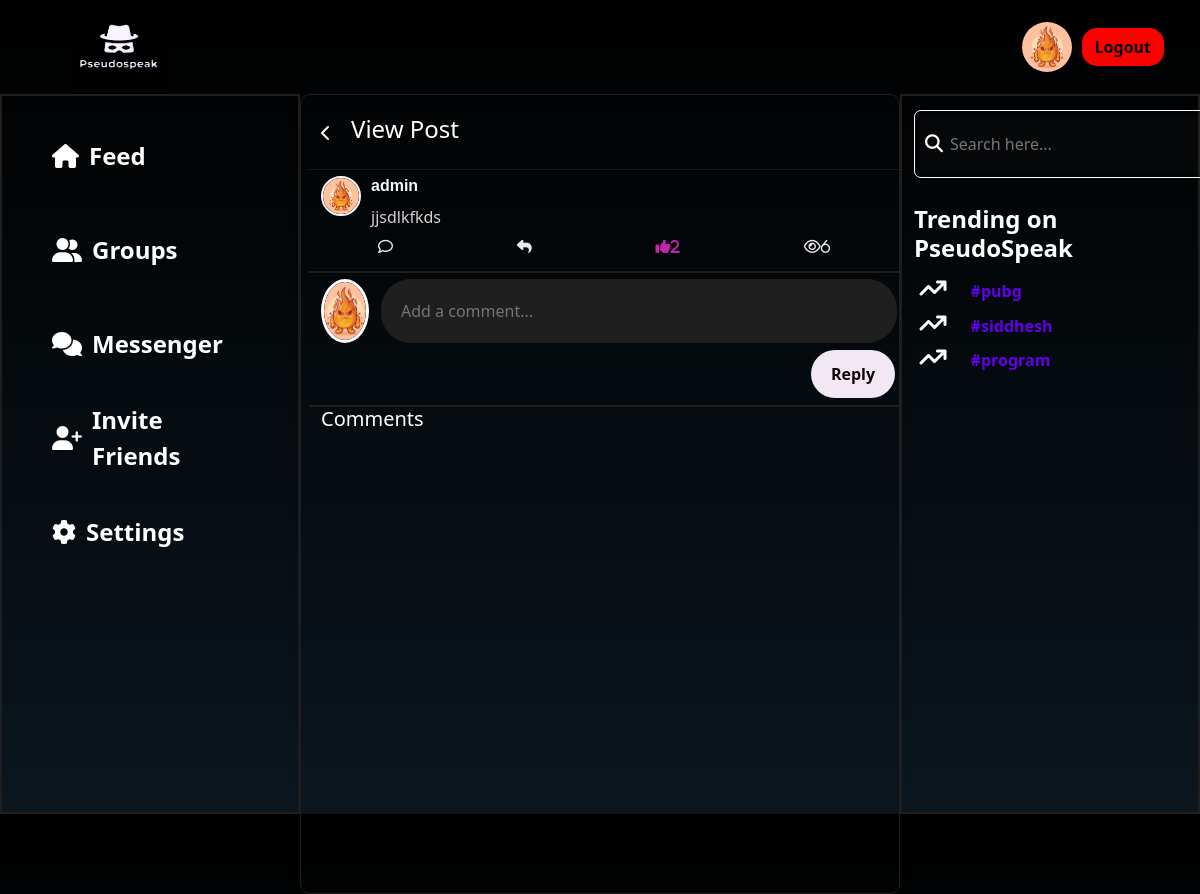
/message/29/ (signed in), run on the app's committed database.
### main/models.py (models this page shows, shortened)
class Profile(models.Model):
    user=models.OneToOneField(User,null=True,on_delete=models.CASCADE)
    blocked_user=models.ManyToManyField(User,related_name="block_users",blank=True)
    profile_img=models.ImageField(null=True,blank=True,upload_to='images/')
    bio=models.CharField(null=True,max_length=51)
    follow=models.ManyToManyField(User,related_name='follow',blank=True)
    following=models.ManyToManyField(User,related_name='following',blank=True)

class TrendingMessage(models.Model):
    user=models.ForeignKey(User,null=True,on_delete=models.CASCADE)
    content=models.TextField()
    image=models.ImageField(null=True,blank=True,upload_to="images/")
    likes=models.IntegerField(null=True,default=0)
    userLiked=models.ManyToManyField(User,related_name='user_like',blank=True)
    view_count=models.IntegerField(null=True,default=0)
    viewed=models.ManyToManyField(User,related_name='viewed',blank=True)
    hashtags=models.ManyToManyField('Hashtag',blank=True)
    date_added = models.DateTimeField(auto_now_add=True,null=True)
    parent_message = models.ForeignKey('self', null=True, blank=True, on_delete=models.CASCADE, related_name='replies')
    custom_ordering = models.FloatField(default=0)
    option1 = models.CharField(max_length=100, blank=True,null=True)
    option2 = models.CharField(max_length=100, blank=True,null=True)
    voted = models.ManyToManyField(User, related_name='voted', blank=True, null=True)
    votes_option1 = models.IntegerField(default=0,blank=True,null=True)
    votes_option2 = models.IntegerField(default=0,blank=True,null=True)
    def decrypt_message(self):  # Replace with your actual secret key
        try:
            message_decrypted=f.decrypt(self.content)
            message_decoded=message_decrypted.decode('utf-8')
            return message_decoded
        except Exception as e:
            print(f"InvalidToken exception: {e.__cause__}")
            return "Invalid decryption token"
    class Meta:
        ordering = ['custom_ordering']

class Hashtag(models.Model):
    tag=models.CharField(max_length=255)
    count=models.IntegerField(default=1,null=True)
    class Meta:
        ordering = ('-count',)

### main/views.py (the view)
# urls.py: path('message/<int:message_id>/', views.view_message, name='view_message'),
@login_required(login_url="login_or_signup_view")
def view_message(request, message_id):
    message = get_object_or_404(TrendingMessage, id=message_id)
    hashtags = Hashtag.objects.all()[:3]
    replies = message.replies.all().order_by("-likes")
    return render(
        request, "main/view_message.html", {"message": message, "replies": replies,"hashtags":hashtags}
    )

### main/templates/main/view_message.html (shortened to what this page needs)
{% load static %}
<!DOCTYPE html>
<html lang="en">
  <head>
    <link
      href="https://cdn.jsdelivr.net/npm/bootstrap@5.3.1/dist/css/bootstrap.min.css"
      rel="stylesheet"
    />
    <link rel="stylesheet" href="{% static 'main/css/index.css' %}">
  </head>
  <body>
    <nav class="navbar navbar-expand bg-body-tertiary">
      <div class="container-fluid">
        <a class="navbar-brand ms-5 nav-logo" href="{% url 'index' %}"
          ><img src="/media/images/pseudospeakLogo.jpg" alt=""></a
        >
        <div class="collapse navbar-collapse" id="navbarSupportedContent">
          {% if user.is_authenticated %}
          <img
            id="profile_img_navbar"
            src="{{ user.profile.profile_img.url }}"
            alt=""
            style="
              width: 50px;
              height: 50px;
              border-radius: 50%;
              margin-right: 10px;
            "
          />
          <a href="{% url 'logout' %}" class="btn signbtn me-4">Logout</a>
          {% else %}
          <a href="{% url 'login_or_signup_view' %}" class="btn signbtn me-4"
            >Sign in</a
          >
          {% endif %}
        </div>
      </div>
    </nav>
    <div class="container-fluid">
      <div class="row content-1">
        <div class="col-3 content-1a res2 sidebar" id="sidebar">
          <ul>
            <li class="active">
              <i class="fa-solid fa-house"></i
              ><a href="{% url 'index' %}">Feed</a>
            </li>
            <li>
              <i class="fa-solid fa-user-group"></i
              ><a href="{% url 'rooms' name='recommended' %}">Groups</a>
            </li>
            <li>
              <i class="fa-solid fa-comments"></i
              ><a href="{% url 'messenger' %}">Messenger</a>
            </li>
            <li><i class="fa-solid fa-user-plus"></i>Invite Friends</li>
            <li>
              <i class="fa-solid fa-gear"></i
              ><a href="{% url 'settings' %}">Settings</a>
            </li>
          </ul>
        </div>
        <div class="col-6 content-1b content-scroll">
          <div class="post-head" onclick="previous()">
            <i class="fa-solid fa-chevron-left"></i>
            <h4 style="padding-left: 20px;">View Post</h4>
          </div>
          <div class="msgbox">
            <form>
              <div id="message-output" class="msg-output-main row">
                <div class="msg-output">
                  <div class="msg-output-img">
                    <img src="{{message.user.profile.profile_img.url}}" alt="Profile Picture" id="profile-img" data-img-id="{{message.user.username}}">
                  </div>
                  <div class="msg-output-details">
                    <h5>{{message.user.username}}</h5>
                    <p>{{message.decrypt_message}}</p>
                  </div>
                </div>
                <div class="msg-output-icons">
                  <i class="far fa-comment" id="comment" data-message-id="{{message.pk}}"></i>
                  <i class="fa-solid fa-reply"></i>
                  {% if request.user in message.userLiked.all %}
                  <i class="far fa-solid fa-thumbs-up" id="msg-likes" data-likes-id="{{message.pk}}" style="color: #c426a9;">{{message.likes}}</i>
                  {% else %}
                  <i class="far fa-thumbs-up" id="msg-likes" data-likes-id="{{message.pk}}">{{message.likes}}</i>
                  {% endif %}
                  <i class="fa-regular fa-eye" id="views" data-views-id="{{message.pk}}">{{message.view_count}}</i>
                </div>
              </div>
              <div class="msgbox-input">
                <div class="msgbox-img ">
                  <img src="{{request.user.profile.profile_img.url}}" alt="">
                </div>
                <input id="data1" type="text" placeholder="Add a comment...">
              </div>
              <div class="msg-con row">
                <button class="msgbox-btn btn align-self-center" id="post-msg">Reply</button>
              </div>
              <div class="reply-container">
                <div class="reply-heading">
                  <h5>Comments</h5>
                </div>
              </div>
            </form>
          </div>
        </div>
        <div class="col-3 content-1a">
          <div class="search-container">
            <input type="text" name="search-input" class="search-input" id="search-input" placeholder="Search here...">
            <i class="fas fa-search search-icon" id="search-icon"></i>
          </div>
          <div class="trending">
            <h4 class="trending-heading">Trending on PseudoSpeak</h4>
            <div class="trending-topics">
              {% for tag in hashtags %}
              <div class="t1">
                <span><i class="fa-solid fa-arrow-trend-up"></i></span>
                <a
                  href="#"
                  class="trends"
                  style="cursor: pointer"
                  data-tag="{{tag.tag}}"
                  >{{ tag.tag}}</a
                >
              </div>
              {% endfor %}
            </div>
          </div>
        </div>
      </div>
    </div>
  </body>
</html>

### main/static/main/css/index.css (style rules this page uses)
body { background: linear-gradient(to bottom, #000000, #0b161e); color: white; overflow: hidden; }
.nav-logo { padding: 0; margin: -8px 90px; font-weight: bolder; font-family: serif; }
.nav-logo img { width: 50%; padding-left: 1vw; mix-blend-mode: hard-light; }
.navbar.bg-body-tertiary { background-color: transparent !important; color: white; }
.signbtn { background-color: red; color: rgb(5, 5, 5); border-radius: 15px; font-family: "Segoe UI", Tahoma, Geneva, Verdana, sans-serif; font-weight: bold; }
.content-1 { height: 90vh; }
.content-1b { border: 1px solid #1f1f20; height: 100vh; background:transparent; }
.content-1a { border: 2px solid #1f1f20; height: 90vh; }
.content-1a ul li { list-style: none; margin: 30px 18px; font-size: x-large; font-weight: 600; border-radius: 30px; padding-left: 20px; padding-top: 5px; height: 8vh; background: none; }
.content-1a ul { list-style-type: none; padding: 0; }
.content-1a li { display: flex; align-items: center; color: white; background-color: transparent; padding: 10px 15px; cursor: pointer; transition: background-color 0.2s ease; }
.content-1a i.fa-solid { font-size: 24px; margin-right: 10px; }
.content-1a li a { color: white; text-decoration: none; }
.search-container { display: flex; align-items: center; border: 1px solid white; border-radius: 7px; width: 300px; margin-top: 5%; padding: 5px; position: relative; }
.search-input { height: 7vh; flex-grow: 1; border: none; outline: none; font-size: 16px; background: hsla(0, 0%, 53%, 0.04); color: #ccc; padding-left: 30px; }
.search-icon { position: absolute; left: 10px; top: 50%; transform: translateY(-50%); color: white; font-size: 18px; }
.trending { margin-top: 10%; }
.trending-heading { margin-top: 5%; font-weight: bolder; }
.trending-topics { padding: 2%; }
.trends { padding-left: 10px; }
.t1 { margin-bottom: 3%; }
.t1 a { font-weight: bold; text-decoration: none; color: #6300eb; }
.msgbox { display: flex; margin-top: 3%; }
.msgbox-input { display: flex; width: 48vw; justify-content: space-between; }
.msgbox-input input { width: 43vw; background: #1f1f20; outline: none; border: none; color: white; padding-left: 20px; border-radius: 30px; }
.msgbox-img { width: 4vw; height: 8vh; overflow: hidden; border-radius: 50%; border: 3px solid #fff; }
.msgbox-img img { width: 100%; height: 100%; object-fit: cover; }
.msg-con { display: flex; border-bottom: 2px solid #1f1f20; height: 8vh; }
.msgbox-btn { background-color: #f1e8f1; color: #100007; border-radius: 30px; width: 7vw; height: 6vh; margin-left: auto; margin-right: 14px; font-weight: bold; }
.msg-output { display: flex; margin-top: 1%; align-items: flex-start; }
.msg-output-img { min-width: 40px; width: 40px; height: 40px; margin-right: 10px; border-radius: 50%; overflow: hidden; display: flex; align-items: center; justify-content: center; border: 2px solid #f8f8fa; }
.msg-output-img img { max-width: 100%; max-height: 100%; border-radius: 50%; }
.msg-output-details { flex-grow: 1; color: #f8f8fa; }
.msg-output-details h5 { font-size: 16px; font-weight: bold; margin-bottom: 5px; font-family: Verdana, Geneva, Tahoma, sans-serif; }
.msg-output-details p { font-size: 14px; margin: 0; }
.msg-output-main { border-bottom: 2px solid #1f1f20; }
.msg-output-icons { display: flex; flex-direction: row; align-items: flex-start; margin-top: 10px; justify-content: space-around; height: 4vh; }
.msg-output-icons i { margin-right: 10px; font-size: 15px; color: #f7f1f1f5; }
.content-scroll { height: 100vh; overflow-y: auto; }
.content-1b { padding: 20px; border-radius: 10px; box-shadow: 0 0 10px rgba(0, 0, 0, 0.1); }
.content-1b p:nth-child(2) { font-size: 16px; color: #dbcece; }
.content-1b p { font-size: 14px; line-height: 1.5; margin-top: 10px; color: #ddc6c6; }
a { color: white; text-decoration: none; }
.msg-output-details p, .reply-output-details p { max-width:41vw; word-wrap: break-word; box-sizing: border-box; }

### data on the page
TrendingMessage: user.profile.profile_img (picture), user.username "admin", decrypt_message "jjsdlkfkds", likes "2", view_count "6"
Hashtag: tag "#pubg"
Hashtag: tag "#siddhesh"
Hashtag: tag "#program"
